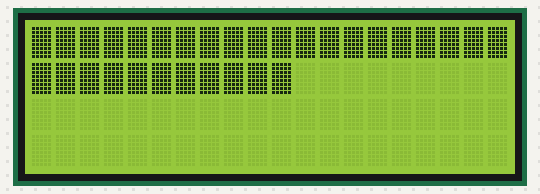
Bench run of a sketch on a simulated Arduino Uno, built with avr-gcc and run on an emulated ATmega328P. On the bench: 20×4 character LCD. What the sketch prints to the serial monitor is not drawn.

Above: at 0.4 s.
At 1.0 s:
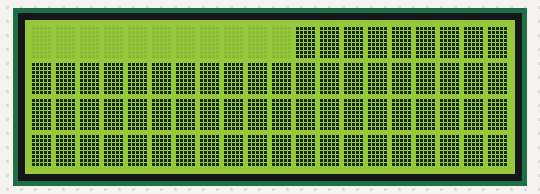
At 1.7 s:
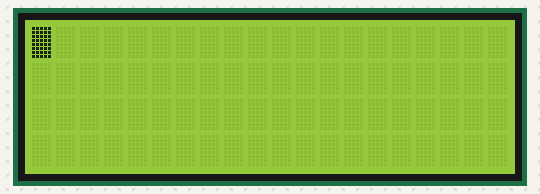
At 3.1 s:
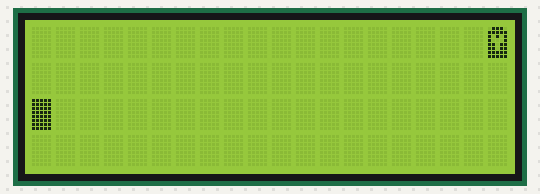

Measured:
- what the display in image 2 shows lasts 1.4 s, from 1.7 s to 3.1 s

The sketch:

base_lcd.ino
```cpp
#include <Vcc.h>
#include <LiquidCrystal.h>

unsigned long CURRENT_MILLIS = 0;

/**
   Lectura de la carga de batería, o en su defecto, Vcc
*/
#define       INTERVAL_READ_BATTERY 3000
unsigned long TIME_READ = 0;
unsigned long TIME_BATTERY = 0;
unsigned long TIME_SHOW_READ = 0;
const float   VccCorrection = 1.0 / 1.0; // Medición Vcc en multímetro / Reportado por Vcc
Vcc vcc(VccCorrection);

/**
   Parámetros del LCD
   A menos que se necesiten los puertos de interrupciones, los coloco seguidos en el arduino
   1  VSS (+5v)   2  VDD (GND)  3  V0 (CONT)  4   RS    5  RW (+5v)   6  E
   7 - 10 (N/C)   11 D4         12 D5         13  D6    15 D7
   15 (LED Vcc)   16 (LED GND)
*/
#define LCD_COLS  20
#define LCD_ROWS  4
#define LCD_BLINK true
#define RS        7
#define EN        6
#define D4        5
#define D5        4
#define D6        3
#define D7        2
LiquidCrystal lcd(RS, EN, D4, D5, D6, D7);

/**
  Se escribirá el ícono de batería en la esquina sup. der.
*/
void lcdBatteryIcon(const int icon = -1) {
  lcd.createChar(0 , vcc.Get_Battery_Icon(icon));
  lcd.setCursor(LCD_COLS - 1, 0);
  lcd.write(byte(0));
}

void readBatteryLevel(unsigned long* currentMillis) {
  if (*currentMillis > TIME_BATTERY + INTERVAL_READ_BATTERY) {
    float curvolt = vcc.Read_Volts();
    Serial.println("Bat: " + String(curvolt) + "v");
    lcdBatteryIcon();
    TIME_BATTERY = *currentMillis;
  }
}

void cl(unsigned int line) {
  char cleanLine[LCD_COLS];
  for (int i = 0; i < LCD_COLS; i++) {
    cleanLine[i] = ' ';
  }
  lcd.setCursor(0, line);
  lcd.print(cleanLine);
  lcd.setCursor(0, line);
}

/**
   Escribe un patron en el LCD para mostrar todos los pixeles
*/
void testLCD() {
  for (int row = 0; row < LCD_ROWS; row ++) {
    lcd.setCursor(0, row);
    for (int col = 0; col < LCD_COLS; col ++) {
      lcd.print(char(255));
      delay(10);
    }
  }
  for (int row = 0; row < LCD_ROWS; row ++) {
    lcd.setCursor(0, row);
    for (int col = 0; col < LCD_COLS; col ++) {
      lcd.print(' ');
      delay(10);
    }
  }
}

void initializeLcd() {
  lcd.begin(LCD_COLS, LCD_ROWS);
  testLCD();
#if defined LCD_BLINK && LCD_BLINK == true
  lcd.blink();
#endif
}

void setup() {
  Serial.begin(9600);
  initializeLcd();
}

void loop() {
  CURRENT_MILLIS = millis();
  readBatteryLevel(&CURRENT_MILLIS);

  delay(100);
}
```
